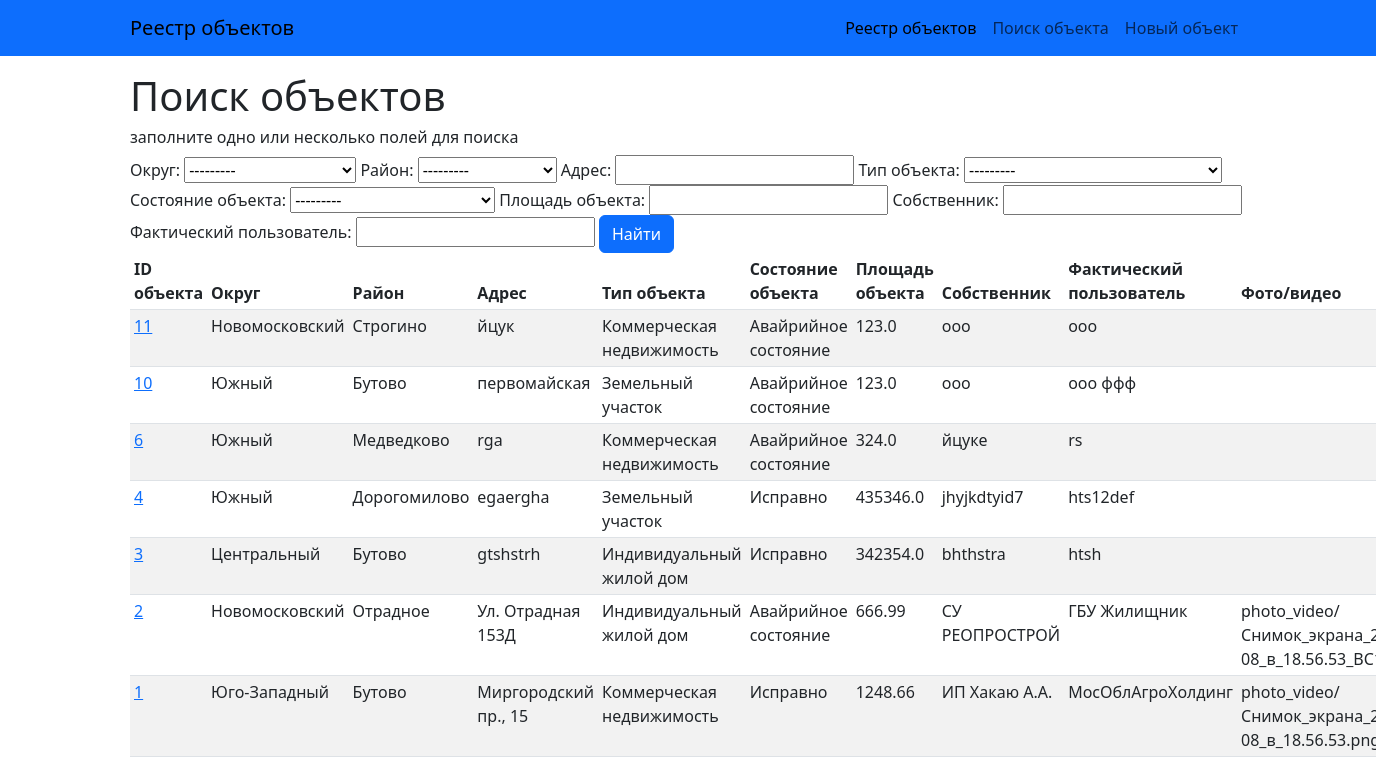
/estate_objects/search/, run on an earlier commit of the app's database.
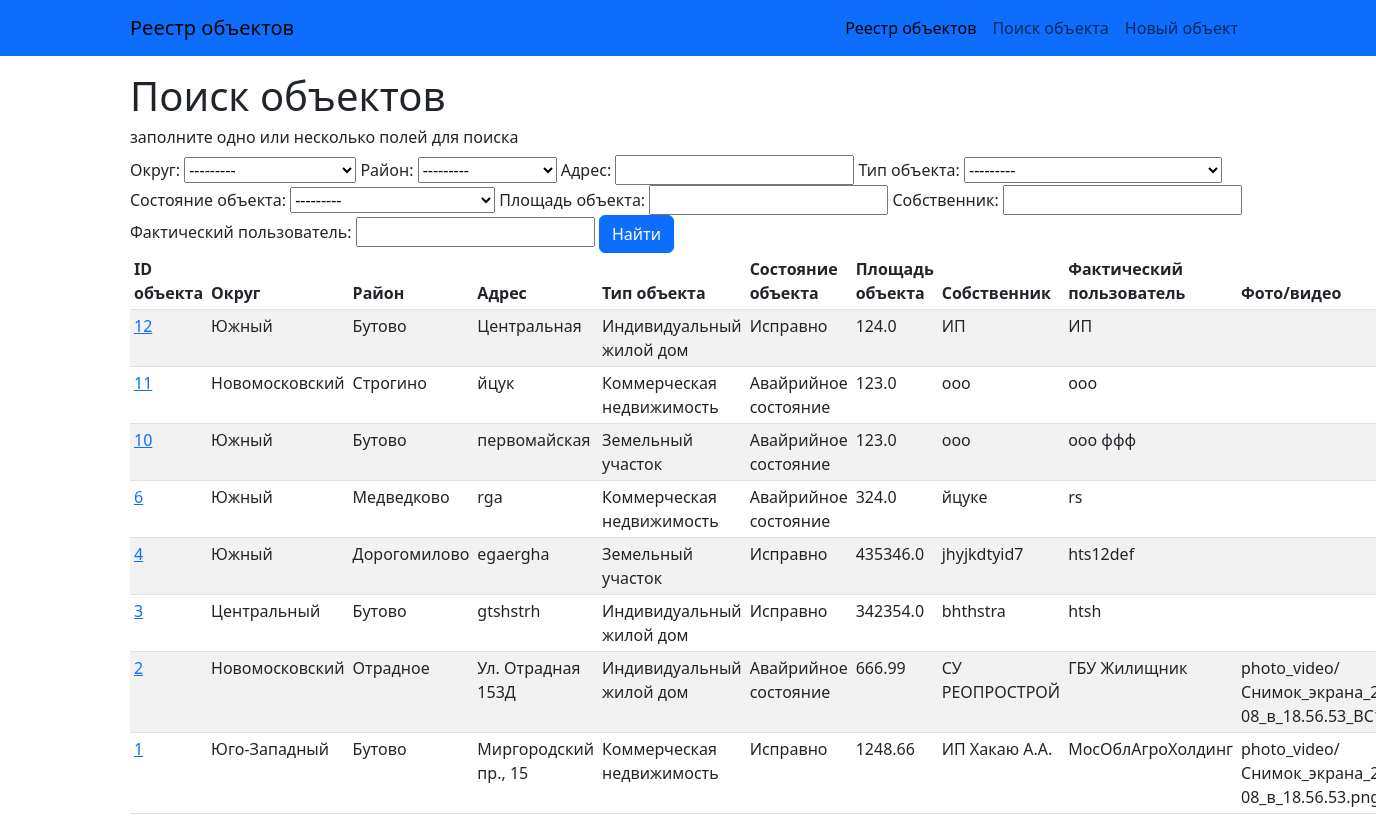
And on a later commit of the database.
### estate_objects/models.py (models this page shows, shortened)
class EstateObject(models.Model):
    division = models.CharField(max_length=2, choices=DIVISIONS, verbose_name='Округ')
    district = models.CharField(max_length=32, choices=DISTRICTS, verbose_name='Район')
    address = models.CharField(max_length=256, verbose_name='Адрес')
    obj_type = models.CharField(max_length=16, choices=OBJ_TYPES, verbose_name='Тип объекта')
    condition = models.CharField(max_length=32, choices=CONDITIONS, verbose_name='Состояние объекта')
    area = models.FloatField(validators=[MinValueValidator(0)], verbose_name='Площадь объекта')
    owner = models.CharField(max_length=256, verbose_name='Собственник')
    current_holder = models.CharField(max_length=256, verbose_name='Фактический пользователь')
    media_files = models.FileField(upload_to='photo_video/', verbose_name='Фото/видео')
    def get_absolute_url(self):
        return reverse('object_details', kwargs={'pk': self.pk})

### estate_objects/views.py (the view)
# urls.py: path('search/', ObjectSearch.as_view(), name='search'),
class ObjectSearch(ListView):
    model = EstateObject
    template_name = 'object_search.html'
    context_object_name = 'objects'
    ordering = ['-pk']
    def get_context_data(self, **kwargs):
        context = super().get_context_data(**kwargs)
        context['filter'] = ObjectFilter(self.request.GET, queryset=self.get_queryset())
        return context

### templates/object_search.html (shortened to what this page needs)
{% extends 'base.html' %}
{% block content %}
    <h1>Поиск объектов</h1>
    <h6>заполните одно или несколько полей для поиска</h6>
    <form method='GET'>
        {{ filter.form }}
        <input class="btn btn-primary" type='submit' value='Найти'>
    </form>
    <table class="table table-sm table-striped table-hover ">
        <thead>
            <th>ID объекта</th>
            <th>Округ</th>
            <th>Район</th>
            <th>Адрес</th>
            <th>Тип объекта</th>
            <th>Состояние объекта</th>
            <th>Площадь объекта</th>
            <th>Собственник</th>
            <th>Фактический пользователь</th>
            <th>Фото/видео</th>
        </thead>
        {% for obj in filter.qs %}
        <tr>
            <td><a href="{{ obj.get_absolute_url }}">{{ obj.pk }}</a></td>
            <td>{{ obj.get_division_display }}</td>
            <td>{{ obj.get_district_display }}</td>
            <td>{{ obj.address }}</td>
            <td>{{ obj.get_obj_type_display }}</td>
            <td>{{ obj.get_condition_display }}</td>
            <td>{{ obj.area }}</td>
            <td>{{ obj.owner }}</td>
            <td>{{ obj.current_holder }}</td>
            <td>{{ obj.media_files }}</td>
        </tr>
        {% endfor %}
    </table>
{% endblock content %}

What changed in the data, as far as the page shows it:
added EstateObject: pk "12", division "Южный", district "Бутово", address "Центральная", obj_type "Индивидуальный жилой дом", condition "Исправно", area "124.0", owner "ИП", current_holder "ИП"
